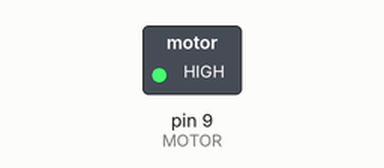
Simulated run of this sketch. Board: Arduino Uno, built with avr-gcc and run on an emulated ATmega328P. On the bench: switched loads named in the sketch (green lamp = pin HIGH). Dashed ring = blinking.

Above: at 0.5 s.
Timing chart, 0 to 4.6 s (numbered marks = the images above):
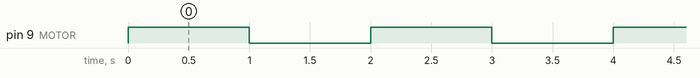

The sketch:

WIFER.ino
```cpp
const uint8_t WATER {A2};
const uint8_t MOTOR {9};

void setup() {
  // put your setup code here, to run once:
  Serial.begin(115200);
  pinMode(MOTOR, OUTPUT);
}

void loop() {
  // put your main code here, to run repeatedly:
  int value=analogRead(WATER);
  if(value>0){
    while(true){
      analogWrite(MOTOR, 256);
      delay(1000UL);
      analogWrite(MOTOR, 0);
      delay(1000UL);
    }

  }
}
```

Measured:
- by itself, pin 9 (MOTOR): alternates HIGH for 1.0 s and LOW for 1.0 s
